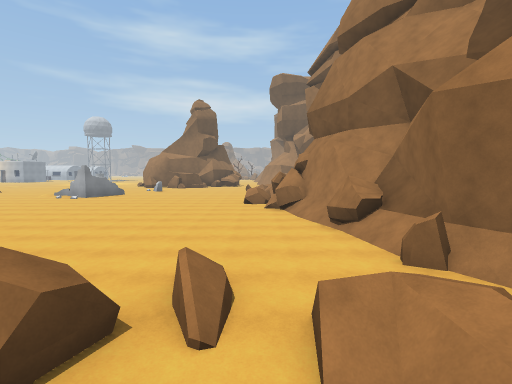
view 1 (above)

24 first-person views from a walk through a 3-D level made in the Unity game engine. The camera is 1.4 m above the floor, tilts 4° down and sees 85° across. The floor is counted in squares, 2 m on a side. Each view is taken from the middle of a square. On the plan, view 1 faces up. The plan holds only what a view shows up to about 9 squares ahead; the rest is blank. The place goes on beyond the plan. The player is left out. Some animated figures are left out. Some surface patterns are stand-ins.

view 2
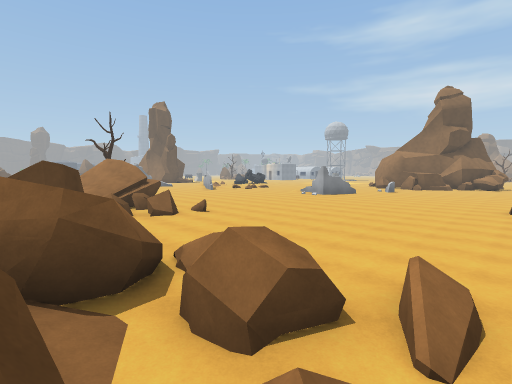

view 3
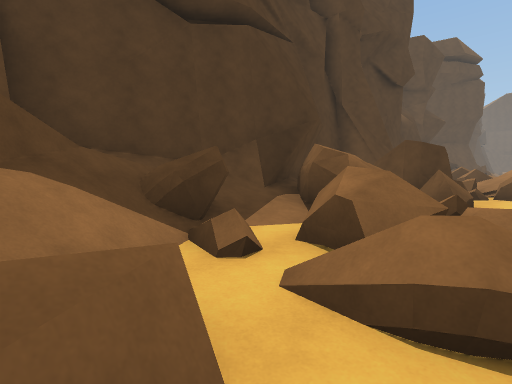

view 4
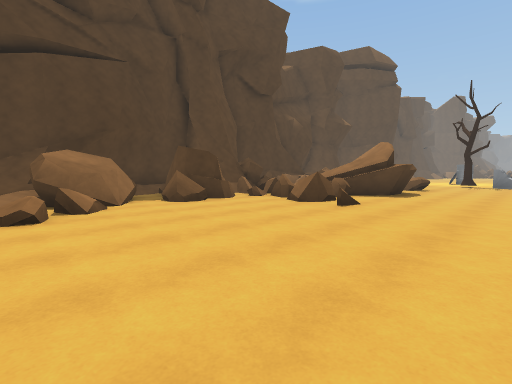

view 5
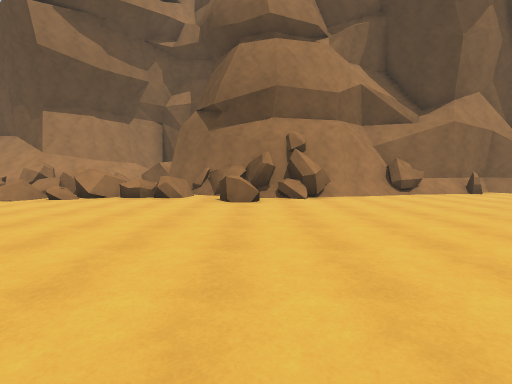

view 6
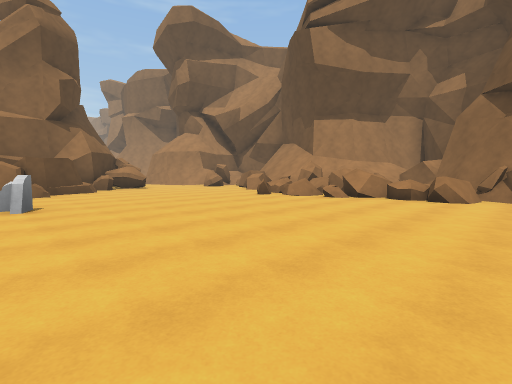

view 7
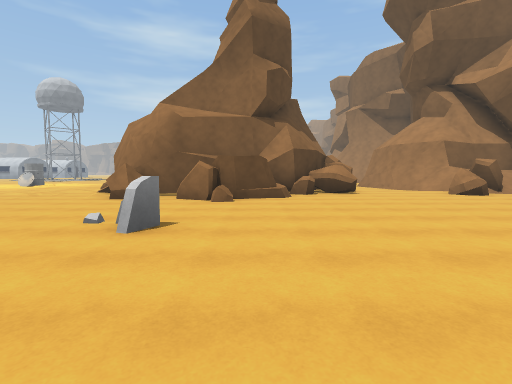

view 8
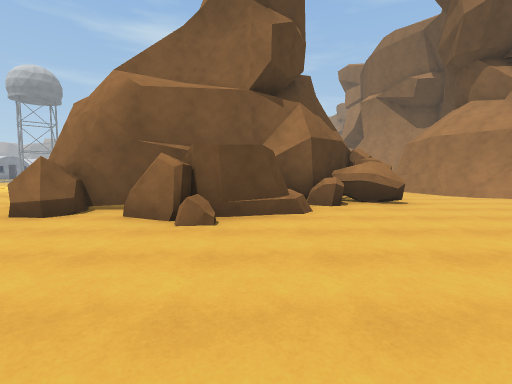

view 9
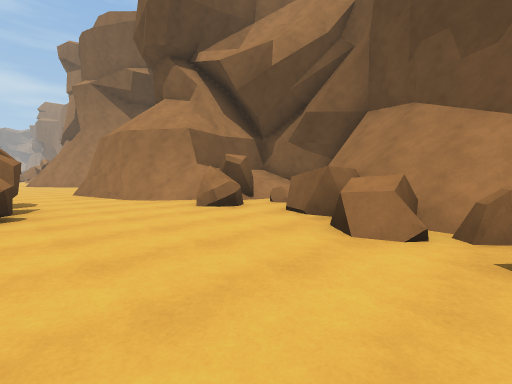

view 10
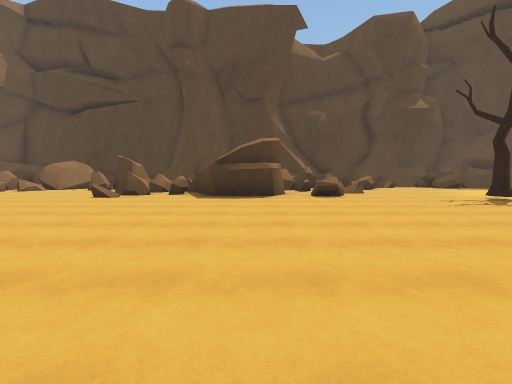

view 11
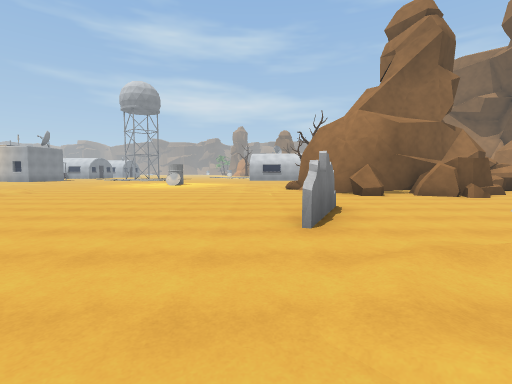

view 12
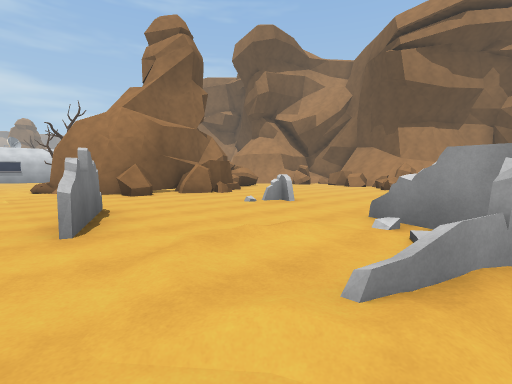

view 13
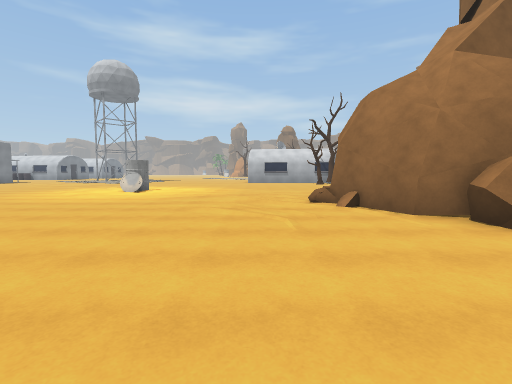

view 14
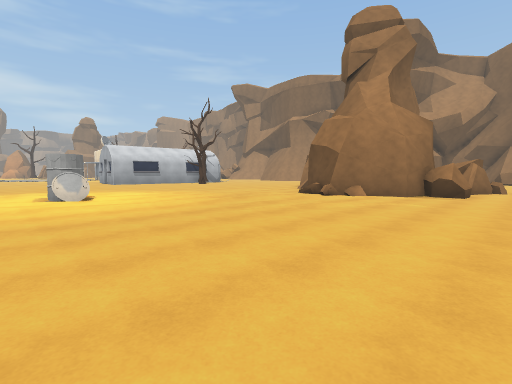

view 15
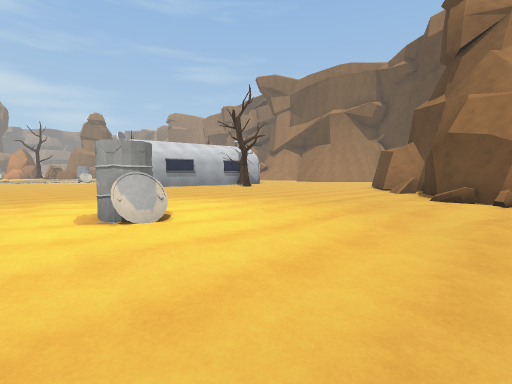

view 16
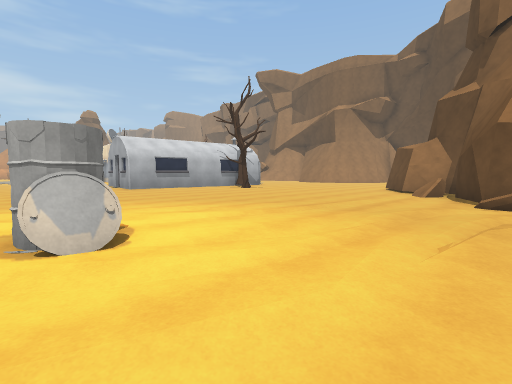

view 17
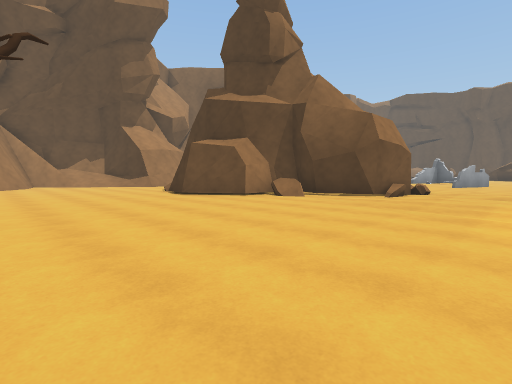

view 18
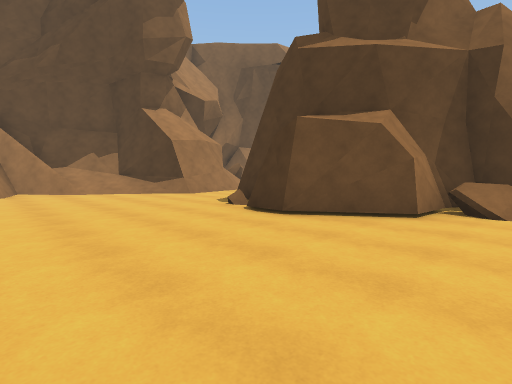

view 19
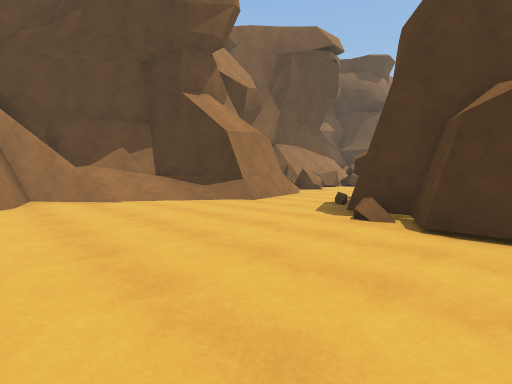

view 20
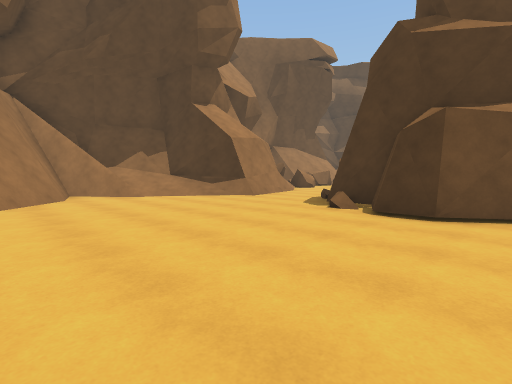

view 21
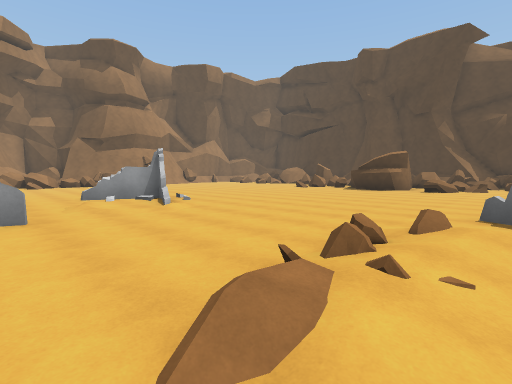

view 22
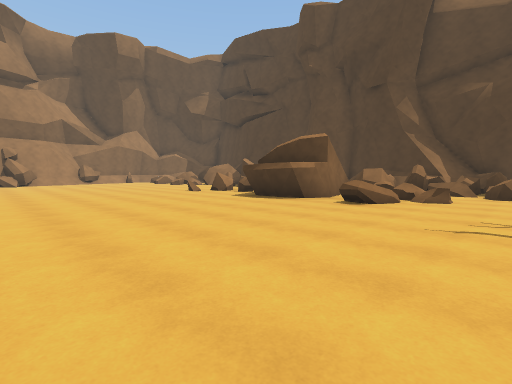

view 23
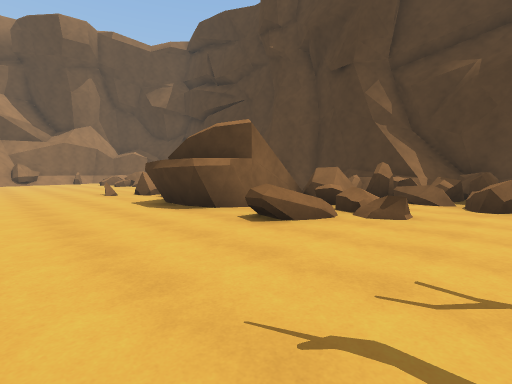

view 24
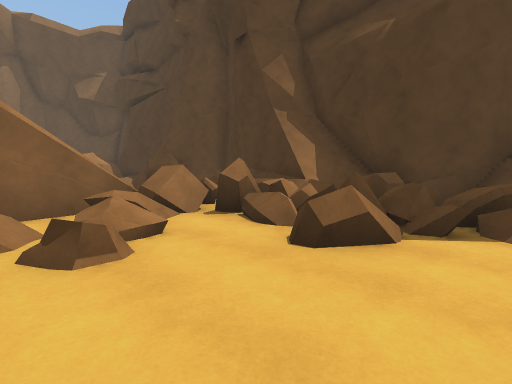

### Floor plan
Key: @ floor where view 1 was taken; # wall or solid block; x gap in a wall; . main floor; : floor 0.25 m higher than the main floor; + floor 0.5 m higher than the main floor; * floor 1 m higher than the main floor; / step, stairs or slope; = window, fence, low wall or low ledge; ^ raised ledge; T tree; B barrel.
Columns run from 18 left of view 1 to 4 right of it. Each row starts with its distance up from view 1.
 35  .. ......T........##
 34 ... ................##
 33 .....................##
 32 ..................../##
 31 ....................//#
 30 .............##..../###
 29 ..B.........####...##
 28 ..........=##  ##..##
 27 ......../###    #..##
 26 .....//.##      #../##
 25 ......//##    ###.../#
 24 ...../...### ##^#...^#
 23 .........#####=.......
 22 ............#.......##
 21 ....................=#
 20 ...................=:#
 19  ......#...=....... ##
 18  /.....#..........==
 17  //...............==^
 16  ./....///.........x^
 15  //...././#........==
 14  //..../=##........==##
 13   .......  ........=##
 12  #.......  .......=##
 11  .................=##
 10  ..................##
  9  ..................##
  8  ...................#
  7  ...................##
  6 T...................##
  5 ....=.## .=..........#
  4 ....### #.^.........##
  3 ...==##   x....=.=...#
  2 ....x^#* ==##..x^=.=
  1 .===##===  ##.##x=//
  0 ==#+##  ########/#@=
 -1 #=#####       ##///#
 -2   ##           #####

Positions as (right, up) in squares from view 1, and headings:
1: (0, 0), facing up
2: (0, 0), facing up-left
3: (1, 3), facing down-left
4: (-2, 8), facing down-left
5: (-7, 11), facing right
6: (-7, 12), facing up-right
7: (-5, 15), facing up
8: (-5, 18), facing up
9: (-2, 19), facing up-right
10: (-12, 13), facing down
11: (-12, 14), facing up
12: (-12, 14), facing up-right
13: (-12, 19), facing up
14: (-18, 21), facing up-right
15: (-18, 25), facing up-right
16: (-17, 26), facing up-right
17: (-13, 35), facing down-right
18: (-8, 34), facing down-right
19: (-5, 34), facing down-right
20: (-6, 35), facing down-right
21: (-17, 18), facing down-right
22: (-17, 11), facing down-right
23: (-17, 8), facing down-right
24: (-18, 4), facing down-right
